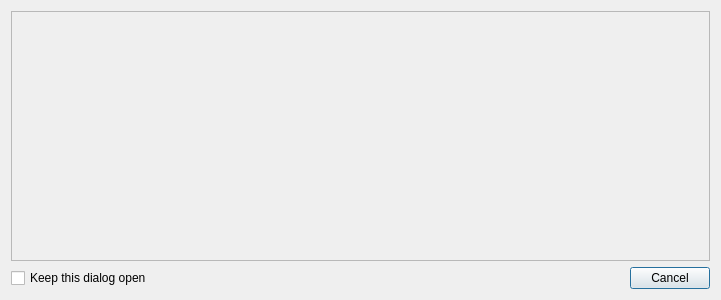
<?xml version="1.0" encoding="UTF-8"?>
<ui version="4.0">
 <class>AddExporter</class>
 <widget class="QDialog" name="AddExporter">
  <property name="geometry">
   <rect>
    <x>0</x>
    <y>0</y>
    <width>721</width>
    <height>300</height>
   </rect>
  </property>
  <property name="windowTitle">
   <string>Dialog</string>
  </property>
  <layout class="QGridLayout" name="gridLayout">
   <item row="0" column="0">
    <layout class="QVBoxLayout" name="verticalLayout">
     <item>
      <widget class="QScrollArea" name="scrollArea">
       <property name="horizontalScrollBarPolicy">
        <enum>Qt::ScrollBarAlwaysOff</enum>
       </property>
       <property name="widgetResizable">
        <bool>true</bool>
       </property>
       <widget class="QWidget" name="modules">
        <property name="geometry">
         <rect>
          <x>0</x>
          <y>0</y>
          <width>699</width>
          <height>247</height>
         </rect>
        </property>
       </widget>
      </widget>
     </item>
     <item>
      <layout class="QHBoxLayout" name="horizontalLayout">
       <item>
        <widget class="QCheckBox" name="keep_open">
         <property name="text">
          <string>Keep this dialog open</string>
         </property>
        </widget>
       </item>
       <item>
        <widget class="QLabel" name="info">
         <property name="text">
          <string/>
         </property>
        </widget>
       </item>
       <item>
        <widget class="QDialogButtonBox" name="buttonBox">
         <property name="orientation">
          <enum>Qt::Horizontal</enum>
         </property>
         <property name="standardButtons">
          <set>QDialogButtonBox::Cancel</set>
         </property>
        </widget>
       </item>
      </layout>
     </item>
    </layout>
   </item>
  </layout>
 </widget>
 <resources/>
 <connections>
  <connection>
   <sender>buttonBox</sender>
   <signal>accepted()</signal>
   <receiver>AddExporter</receiver>
   <slot>accept()</slot>
   <hints>
    <hint type="sourcelabel">
     <x>248</x>
     <y>254</y>
    </hint>
    <hint type="destinationlabel">
     <x>157</x>
     <y>274</y>
    </hint>
   </hints>
  </connection>
  <connection>
   <sender>buttonBox</sender>
   <signal>rejected()</signal>
   <receiver>AddExporter</receiver>
   <slot>reject()</slot>
   <hints>
    <hint type="sourcelabel">
     <x>316</x>
     <y>260</y>
    </hint>
    <hint type="destinationlabel">
     <x>286</x>
     <y>274</y>
    </hint>
   </hints>
  </connection>
 </connections>
</ui>
